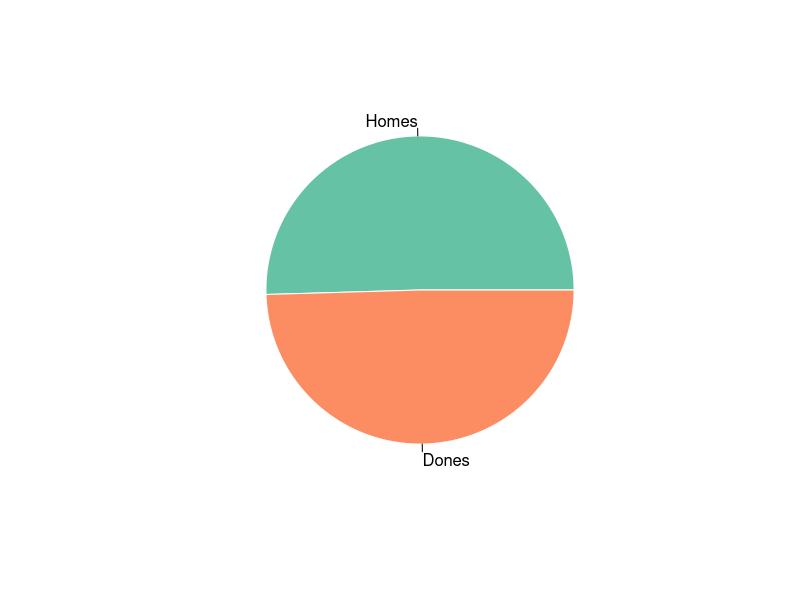
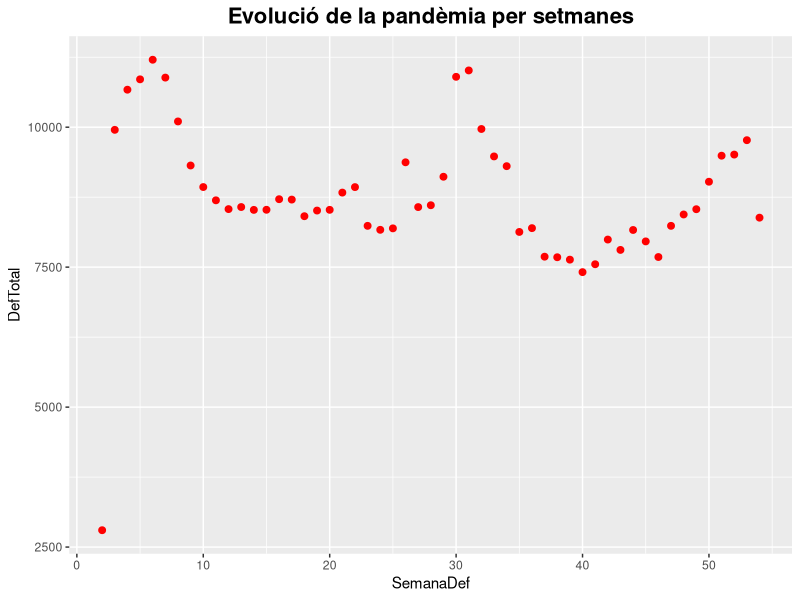

The R script that drew these images, in order:
## ---- chunk 1
library(tidyverse)
library(RColorBrewer)
myPalette <- brewer.pal(5, "Set2")
## ---- chunk 2
df <- read.csv("covid.csv", header = TRUE, sep = ";", stringsAsFactors = FALSE)
str(df)
names(df) = c("Nacional", "CAut","Cv19","Sex","SemanaDef","DefTotal");
df <- df[,-1];
head(df)
## ---- chunk 3
cov_homes = filter(df, Sex== "Hombres", CAut == "", Cv19 == "Total")
cov_dones = filter(df, Sex== "Mujeres", CAut== "", Cv19 == "Total")
pie(c(cov_homes$DefTotal[1], cov_dones$DefTotal[1]) , labels = c("Homes", "Dones"), border="white", col = myPalette )

## ---- chunk 4
cov_Total <- filter(df, Sex == "Total", CAut == "", Cv19 == "Total")
cov_Total$SemanaDef <- c(1:54)

ggplot(cov_Total[-1,], aes(x = SemanaDef, y = DefTotal, group = DefTotal)) + geom_point(color = "red", size = 2) + labs(title = "Evolució de la pandèmia per setmanes")+ theme(plot.title = element_text(hjust = 0.5, size = 16, face = "bold", color = "black"))
